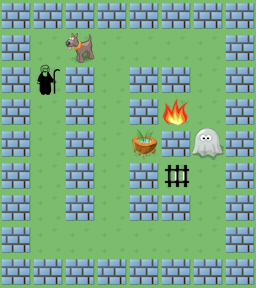

This game map was drawn from its Tiled (.tmx) file and the tilesets committed beside it. A one-line description and the full map source follow:
An orthogonal 8x9 tile map with 32x32 px tiles, 1 tile layer (Tile Layer 1).

<map version="1.0" orientation="orthogonal" width="8" height="9" tilewidth="32" tileheight="32">
 <tileset firstgid="1" name="ghostbusters_tileset" tilewidth="32" tileheight="32">
  <image source="ghostbusters_tileset.png" width="128" height="96" />
  <tile id="2">
   <properties>
    <property name="visionLimit" value="3" />
   </properties>
  </tile>
  <tile id="5">
   <properties>
    <property name="visionLimit" value="3" />
   </properties>
  </tile>
  <tile id="6">
   <properties>
    <property name="visionLimit" value="3" />
   </properties>
  </tile>
 </tileset>
 <layer name="Tile Layer 1" width="8" height="9">
  <data>
   <tile gid="5" />
   <tile gid="5" />
   <tile gid="5" />
   <tile gid="5" />
   <tile gid="5" />
   <tile gid="5" />
   <tile gid="5" />
   <tile gid="5" />
   <tile gid="5" />
   <tile gid="1" />
   <tile gid="2" />
   <tile gid="1" />
   <tile gid="1" />
   <tile gid="1" />
   <tile gid="1" />
   <tile gid="5" />
   <tile gid="5" />
   <tile gid="9" />
   <tile gid="5" />
   <tile gid="1" />
   <tile gid="5" />
   <tile gid="5" />
   <tile gid="1" />
   <tile gid="5" />
   <tile gid="5" />
   <tile gid="1" />
   <tile gid="5" />
   <tile gid="1" />
   <tile gid="5" />
   <tile gid="11" />
   <tile gid="1" />
   <tile gid="5" />
   <tile gid="5" />
   <tile gid="1" />
   <tile gid="5" />
   <tile gid="1" />
   <tile gid="4" />
   <tile gid="5" />
   <tile gid="3" />
   <tile gid="5" />
   <tile gid="5" />
   <tile gid="1" />
   <tile gid="5" />
   <tile gid="1" />
   <tile gid="5" />
   <tile gid="10" />
   <tile gid="1" />
   <tile gid="5" />
   <tile gid="5" />
   <tile gid="1" />
   <tile gid="5" />
   <tile gid="1" />
   <tile gid="5" />
   <tile gid="5" />
   <tile gid="1" />
   <tile gid="5" />
   <tile gid="5" />
   <tile gid="1" />
   <tile gid="1" />
   <tile gid="1" />
   <tile gid="1" />
   <tile gid="1" />
   <tile gid="1" />
   <tile gid="5" />
   <tile gid="5" />
   <tile gid="5" />
   <tile gid="5" />
   <tile gid="5" />
   <tile gid="5" />
   <tile gid="5" />
   <tile gid="5" />
   <tile gid="5" />
  </data>
 </layer>
</map>
